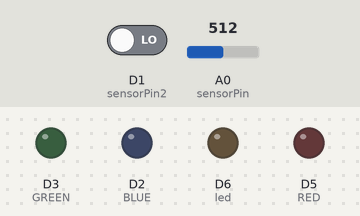
Bench run of a sketch on a simulated ESP8266 (NodeMCU). Parts: output pins drawn as LEDs (lit = HIGH). Inputs (shaded band) come from the test bench; at power-on: D1 (sensorPin2) LOW, A0 (sensorPin) = 512. What the sketch prints to the serial monitor is not drawn.

Above: at 1.2 s.
1.3 s: D1 (sensorPin2) driven HIGH
At 2.5 s:
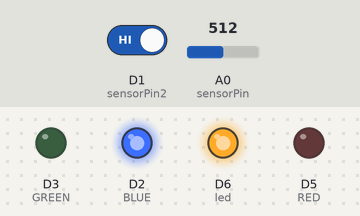
2.8 s: A0 (sensorPin) set to 810
4.3 s: A0 (sensorPin) set to 836
At 4.9 s:
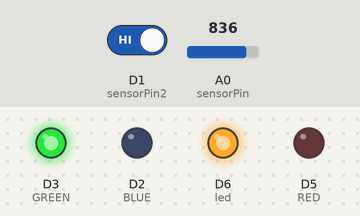
5.8 s: A0 (sensorPin) set to 852
At 6.1 s:
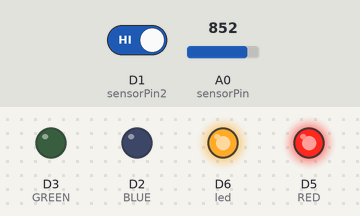
7.3 s: A0 (sensorPin) set to 832
At 8.4 s:
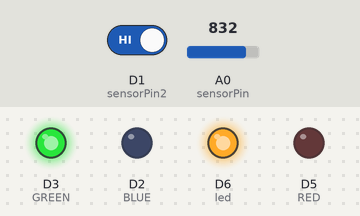
8.8 s: A0 (sensorPin) set to 815
At 9.6 s:
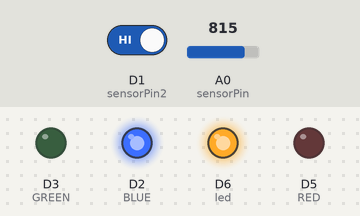
Timing chart, 0 to 11.3 s (numbered marks = the images above; inputs shaded):
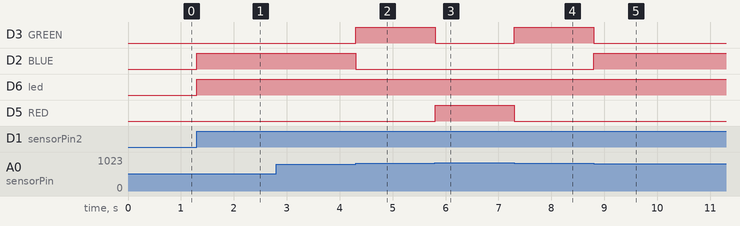

Measured:
- the behaviour switches between 825 and 826 on A0 (sensorPin) (found by bisection; images 1 and 2)
- after the input at 1.3 s, D2 (BLUE), D6 (led): LOW → HIGH at once
- after the input at 4.3 s, D3 (GREEN): LOW → HIGH at once; D2 (BLUE): HIGH → LOW at once
- after the input at 5.8 s, D3 (GREEN): HIGH → LOW at once; D5 (RED): LOW → HIGH at once
- after the input at 7.3 s, D3 (GREEN): LOW → HIGH at once; D5 (RED): HIGH → LOW at once
- after the input at 8.8 s, D3 (GREEN): HIGH → LOW at once; D2 (BLUE): LOW → HIGH at once

The sketch:

Prophetic_Led_Spectrum.ino
```cpp
#define RED D5
#define GREEN D3
#define BLUE D2

int sensorPin = A0; // input pin for the sensor
int sensorPin2 = D1;
int led = D6;

int sensorval = 0; // variable for the value coming from the sensor
int teste =0;
int teste2 = 0;

int valMax = 0;
int valMin = 1000;

void setup() {
  Serial.begin(115200);
  Serial.println("");
  pinMode(sensorPin, INPUT);
  pinMode(sensorPin2, INPUT);

  pinMode(led, OUTPUT);

  pinMode(RED, OUTPUT);
  pinMode(GREEN, OUTPUT);
  pinMode(BLUE, OUTPUT);

  analogWrite(RED, 0);
  analogWrite(GREEN, 0);
  analogWrite(BLUE, 0);

}

void loop() {
    teste = analogRead(sensorPin);
  teste2 = digitalRead(sensorPin2);
  sensorval = teste*60;

   if (teste2 == 1) {
    digitalWrite(led, HIGH);
    Serial.println("=============");
    Serial.println(valMin);
    Serial.println(valMax);
    Serial.println(teste);

    if (valMax < teste) {
      valMax = teste;
    }

    if (valMin > teste) {
      valMin = teste;
    }

    if (teste > 842 && teste < 848) {
          analogWrite(BLUE, 0);
    analogWrite(RED, 0);
    analogWrite(GREEN, 0);
    } else {

    if (teste > 840 ) {
      analogWrite(RED, 255);
      analogWrite(GREEN, 0);
      analogWrite(BLUE, 0);
    }

    if (teste > 825 && teste < 840 ) {
      analogWrite(GREEN, 255);
      analogWrite(BLUE, 0);
      analogWrite(RED, 0);
    }

    if (teste < 825 ) {
      analogWrite(BLUE, 255);
      analogWrite(RED, 0);
      analogWrite(GREEN, 0);
    }

    }
  } else {
    digitalWrite(led, LOW);
    analogWrite(BLUE, 0);
    analogWrite(RED, 0);
    analogWrite(GREEN, 0);
  }
}
```
